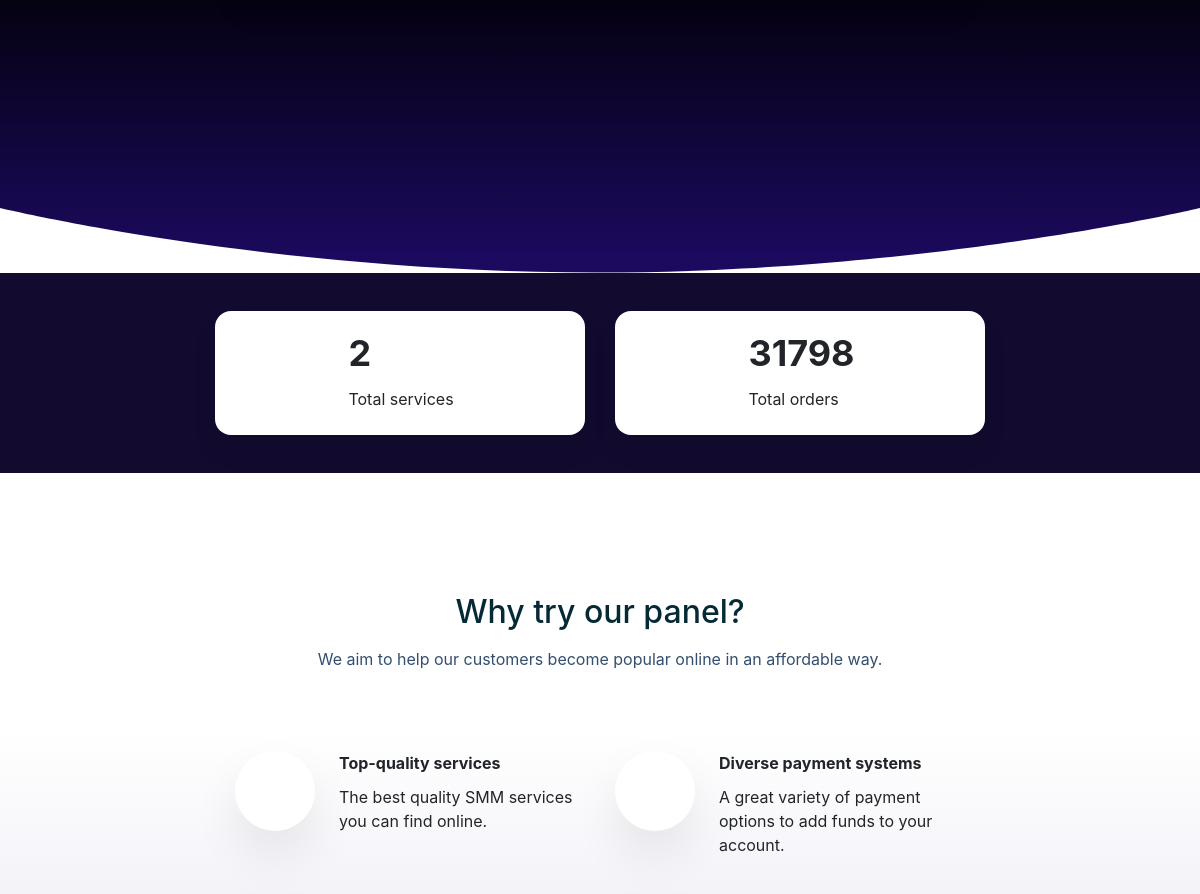
The app's page / (middle part), older data.
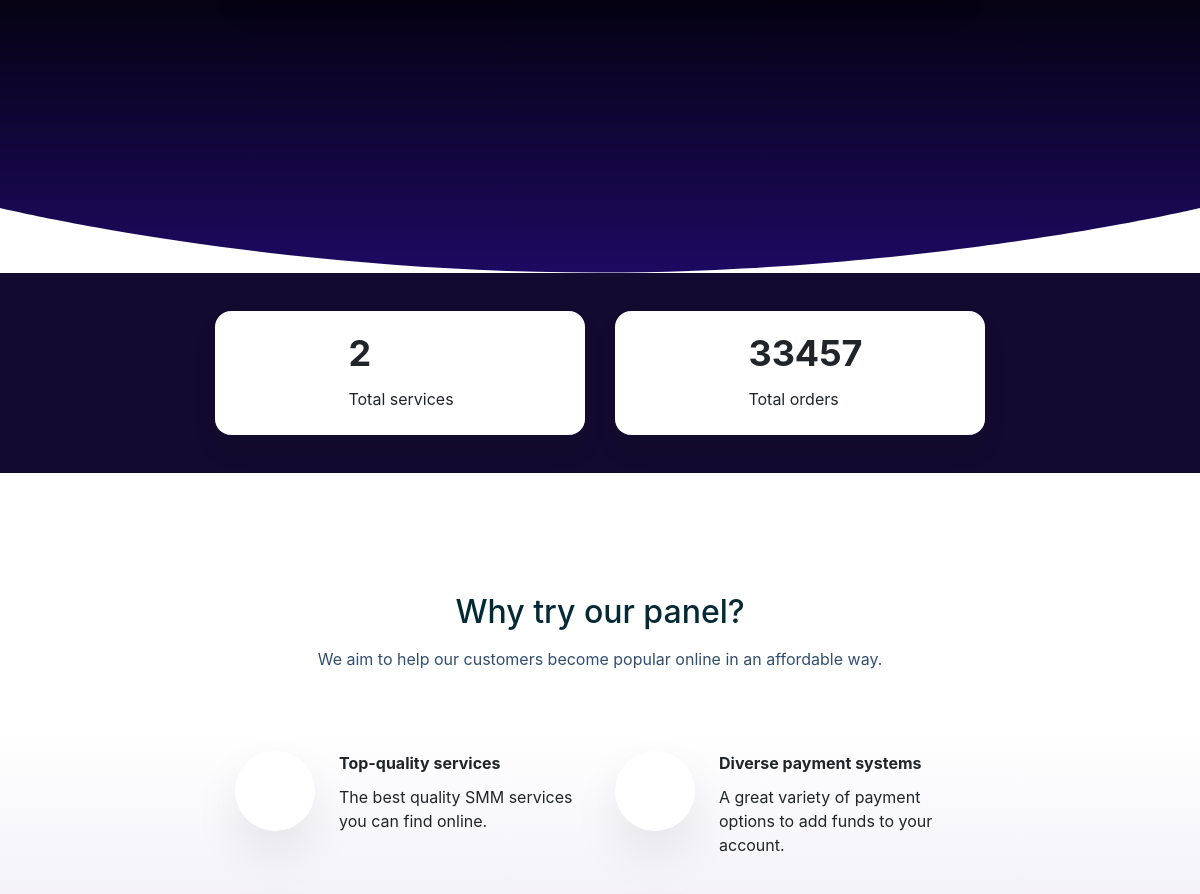
The same page, newer data.
### dashboard/models.py (models this page shows)
class CounterOrder(models.Model):
    counter = models.IntegerField()

### dashboard/views.py (the view)
# urls.py: path('', home_page, name="home"),
def home_page(request):
    services = get_cat(request)
    return render(request, "home.html", {"category": services})

### dashboard/templatetags/get_conf.py (called while the page is built)
@register.simple_tag
def site_title():
    try:
        return Settings.objects.first().site_title
    except:
        return False

@register.simple_tag
def site_name():
    try:
        return Settings.objects.first().site_name
    except:
        return False

@register.simple_tag
def get_whatsapp_contact():
    try:
        return Settings.objects.first().whatsapp_no
    except:
        return False

@register.simple_tag
def whatsapp_message():
    try:
        return Settings.objects.first().whatsapp_message
    except:
        return False

@register.simple_tag
def keyword():
    try:
        return Settings.objects.first().keyword
    except:
        return False

@register.simple_tag
def description():
    try:
        return Settings.objects.first().description
    except:
        return False

@register.simple_tag
def logo():
    try:
        return f"/media/{Settings.objects.first().logo}"
    except:
        return False

### dashboard/templatetags/get_live_updates.py (called while the page is built)
@register.simple_tag
def get_services_count():
    return ServicesModel.objects.all().count()

### dashboard/templates/home.html (shortened to what this page needs)
{% extends 'base.html' %}
{% load  get_conf %}
{% block content %}
<div class="wrapper wrapper-navbar">
    <div class="wrapper-content">
        <div class="wrapper-content__body">
            <div id="block_28" style="padding-top: 10px">
                <div class="block-signin">
                    <div class="divider-bottom"></div>
                </div>
            </div>
            {% include 'components/try_panel.html' %}
        </div>
    </div>
</div>
{% endblock content %}

### dashboard/templates/components/try_panel.html (shortened to what the changed rows need)
{% load get_live_updates %}
<div id="block_37">
    <div class="totals">
        <div class="container-fluid">
            <div class="row align-items-start justify-content-center">
                <div class="col-lg-4 col-md-6 mb-2 mt-2">
                    <div
                        class="card h-100"
                        style="padding-top: 24px; padding-bottom: 24px"
                    >
                        <div class="totals-block__card">
                            <div class="totals-block__card-right">
                                <div class="totals-block__count">
                                    <div
                                        class="totals-block__count-value style-text-primary"
                                        style="
                                            font-size: 36px;
                                            line-height: 36px;
                                        "
                                    >
                                    {% get_orders_count %}
                                    </div>
                                </div>
                            </div>
                        </div>
                    </div>
                </div>
            </div>
        </div>
    </div>
</div>
<div id="block_8">
    <div class="header-with-text">
        <div class="container">
            <div class="row">
                <div class="col-12">
                    <div class="text-block__title style-header-text">
                        <h2 class="text-center">
                            <span style="text-align: CENTER"
                                >Why try our panel?</span
                            >
                        </h2>
                    </div>
                </div>
            </div>
        </div>
    </div>
</div>

Row changes from the older to the newer data that the page shows:
changed CounterOrder: counter+id "31798" → "33457"
